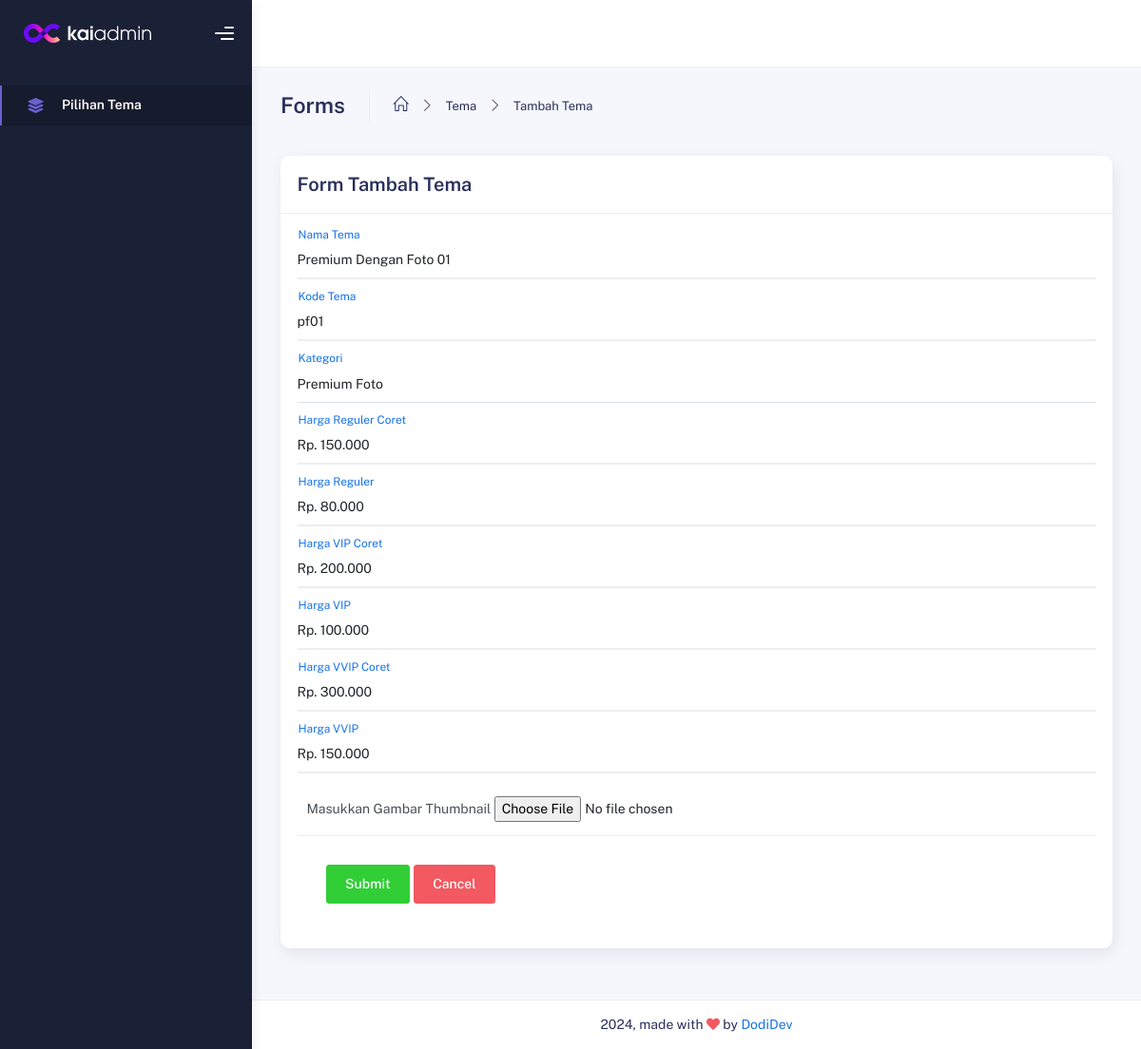
Screenshot of /admin123/tema/edit/3 with the database file from the repository.
### tables this page shows
CREATE TABLE `tbl_tema` (
  `id_tema` int(255) NOT NULL,
  `nama_tema` varchar(500) NOT NULL,
  `kode_tema` varchar(255) NOT NULL,
  `kategori` varchar(255) NOT NULL,
  `harga_reg_coret` varchar(255) NOT NULL,
  `harga_reg` varchar(255) NOT NULL,
  `harga_vip_coret` varchar(255) NOT NULL,
  `harga_vip` varchar(255) NOT NULL,
  `harga_vvip_coret` varchar(255) NOT NULL,
  `harga_vvip` varchar(255) NOT NULL,
  `thumbnail` text NOT NULL
);

### application/views/admin/layout/v_content.php (called while the page is built)
<?php
if ($isi) {
    $this->load->view($isi);
}

### application/views/admin/layout/v_wrapper.php (called while the page is built)
<?php
require_once('v_head.php');
require_once('v_nav.php');
require_once('v_header.php');
require_once('v_content.php');
require_once('v_footer.php');

### application/controllers/admin123/Tema.php (called while the page is built, shortened)
<?php
class Tema extends CI_Controller
{
    public function __construct(){
        $this->load->model('m_tema');
    }
    public function edit($id_tema)
    {
        $data = array(
            'title'     => 'kursus',
            'title2'    => 'Ubah Data kursus',
            'tema'     => $this->m_tema->detail_tema($id_tema),
            'isi'       => 'admin/tema/v_edit'
        );
        $this->load->view('admin/layout/v_wrapper', $data, FALSE);
    }
}

### index.php (called while the page is built, shortened)
<?php
require_once BASEPATH.'core/CodeIgniter.php';

### application/models/M_tema.php (called while the page is built, shortened)
<?php
class M_tema extends CI_Model
{
    public function detail_tema($id_tema)
    {
        $this->db->select('*');
        $this->db->from('tbl_tema');
        $this->db->where('id_tema', $id_tema);
        return $this->db->get()->row();
    }
}

### application/views/admin/tema/v_edit.php (the view, shortened to what this page needs)
<div class="container">
          <div class="page-inner">
            <div class="page-header">
              <h3 class="fw-bold mb-3">Forms</h3>
              <ul class="breadcrumbs mb-3">
                <li class="nav-home">
                  <a href="#">
                    <i class="icon-home"></i>
                  </a>
                </li>
                <li class="separator">
                  <i class="icon-arrow-right"></i>
                </li>
                <li class="nav-item">
                  <a href="#">Tema</a>
                </li>
                <li class="separator">
                  <i class="icon-arrow-right"></i>
                </li>
                <li class="nav-item">
                  <a href="#">Tambah Tema</a>
                </li>
              </ul>
            </div>
            <div class="row">
              <div class="col-md-12">
                <div class="card">
                    <div class="card-header">
                        <div class="card-title">Form Tambah Tema</div>
                    </div>
                    <div class="card-body">
                        <?php
                        echo form_open_multipart('admin123/tema/edit/'.$tema->id_tema);
                        ?>
                        <div class="form-floating form-floating-custom mb-3">
                            <input
                            type="text"
                            class="form-control"
                            id="floatingInput"
                            placeholder="Nama Tema"
                            name="nama_tema"
                            value="<?= $tema->nama_tema ?>"
                            />
                            <label for="floatingInput">Nama Tema</label>
                        </div>
                        <div class="form-floating form-floating-custom mb-3">
                            <input
                            type="text"
                            class="form-control"
                            id="floatingInput"
                            placeholder="Kode Tema"
                            name="kode_tema"
                            value="<?= $tema->kode_tema ?>"
                            />
                            <label for="floatingInput">Kode Tema</label>
                        </div>
                        <div class="form-floating form-floating-custom mb-3">
                            <select
                            class="form-select"
                            id="selectFloatingLabel"
                            name="kategori"
                            required
                            >
                                <option value="<?= $tema->kategori ?>">
                                    <?php
                                    if ($tema->kategori == "pf") {
                                        echo "Premium Foto";
                                    } elseif ($tema->kategori == "pt") {
                                        echo "Premium Tanpa Foto";
                                    } elseif ($tema->kategori == "sf") {
                                        echo "Spesial Foto";
                                    } elseif ($tema->kategori == "st") {
                                        echo "Spesial Tanpa Foto";
                                    } elseif ($tema->kategori == "mf") {
                                        echo "Minimalis Foto";
                                    } elseif ($tema->kategori == "mt") {
                                        echo "Minimalis Tanpa Foto";
                                    }
                                    ?>
                                </option>
                            </select>
                            <label for="selectFloatingLabel">Kategori</label>
                        </div>
                        <div class="form-floating form-floating-custom mb-3">
                            <input
                            type="text"
                            class="form-control"
                            id="floatingInput"
                            placeholder="Harga Reguler Coret"
                            name="harga_reg_coret"
                            value="<?= $tema->harga_reg_coret ?>"
                            />
                            <label for="floatingInput">Harga Reguler Coret</label>
                        </div>
                        <div class="form-floating form-floating-custom mb-3">
                            <input
                            type="text"
                            class="form-control"
                            id="floatingInput"
                            placeholder="Harga Reguler"
                            value="<?= $tema->harga_reg ?>"
                            name="harga_reg"
                            />
                            <label for="floatingInput">Harga Reguler</label>
                        </div>
                        <div class="form-floating form-floating-custom mb-3">
                            <input
                            type="text"
                            class="form-control"
                            id="floatingInput"
                            placeholder="Harga VIP Coret"
                            name="harga_vip_coret"
                            value="<?= $tema->harga_vip_coret ?>"
                            />
                            <label for="floatingInput">Harga VIP Coret</label>
                        </div>
                        <div class="form-floating form-floating-custom mb-3">
                            <input
                            type="text"
                            class="form-control"
                            id="floatingInput"
                            placeholder="Harga VIP"
                            name="harga_vip"
                            value="<?= $tema->harga_vip ?>"
                            />
                            <label for="floatingInput">Harga VIP</label>
                        </div>
                        <div class="form-floating form-floating-custom mb-3">
                            <input
                            type="text"
                            class="form-control"
                            id="floatingInput"
                            placeholder="Harga VVIP Coret"
                            name="harga_vvip_coret"
                            value="<?= $tema->harga_vvip_coret ?>"
                            />
                            <label for="floatingInput">Harga VVIP Coret</label>
                        </div>
                        <div class="form-floating form-floating-custom mb-3">
                            <input
                            type="text"
                            class="form-control"
                            id="floatingInput"
                            placeholder="Harga VVIP"
                            name="harga_vvip"
                            value="<?= $tema->harga_vvip ?>"
                            />
                            <label for="floatingInput">Harga VVIP</label>
                        </div>
                        <div class="form-group">
                            <label for="exampleFormControlFile1"
                            >Masukkan Gambar Thumbnail</label
                            >
                            <input
                            type="file"
                            class="form-control-file"
                            id="exampleFormControlFile1"
                            name="thumbnail"
                            />
                        </div>
                        <div class="card-action">
                            <button type="submit" class="btn btn-success">Submit</button>
                            <button type="reset" class="btn btn-danger">Cancel</button>
                        </div>
                        <?php echo form_close(); ?>
                    </div>
                </div>
              </div>
            </div>
          </div>
        </div>

### rows the page displays
tbl_tema: nama_tema "Premium Dengan Foto 01", kode_tema "pf01", kategori "Premium Foto", harga_reg_coret "Rp. 150.000", harga_reg "Rp. 80.000", harga_vip_coret "Rp. 200.000", harga_vip "Rp. 100.000", harga_vvip_coret "Rp. 300.000", harga_vvip "Rp. 150.000"
